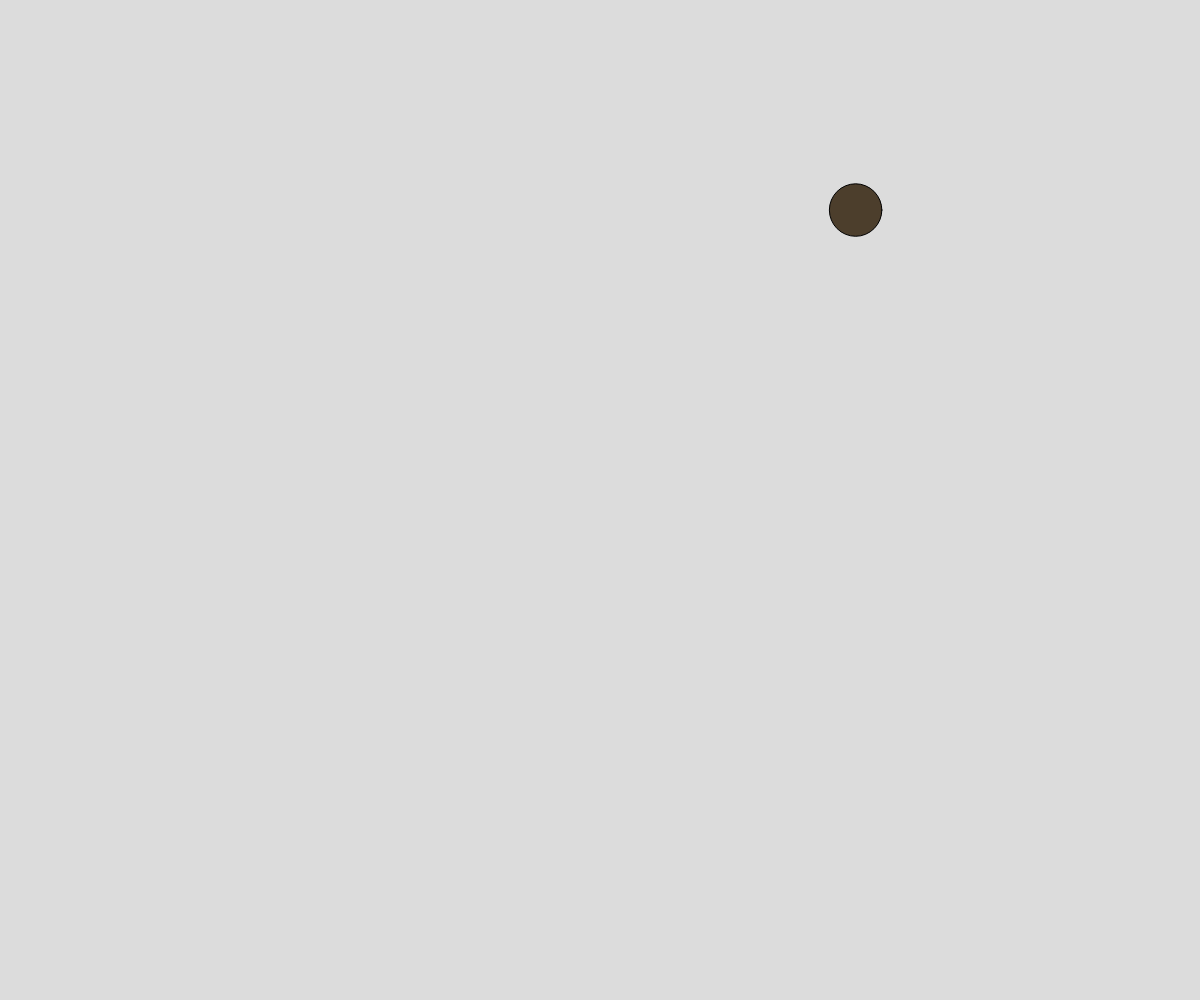
Frame 1 (no input)
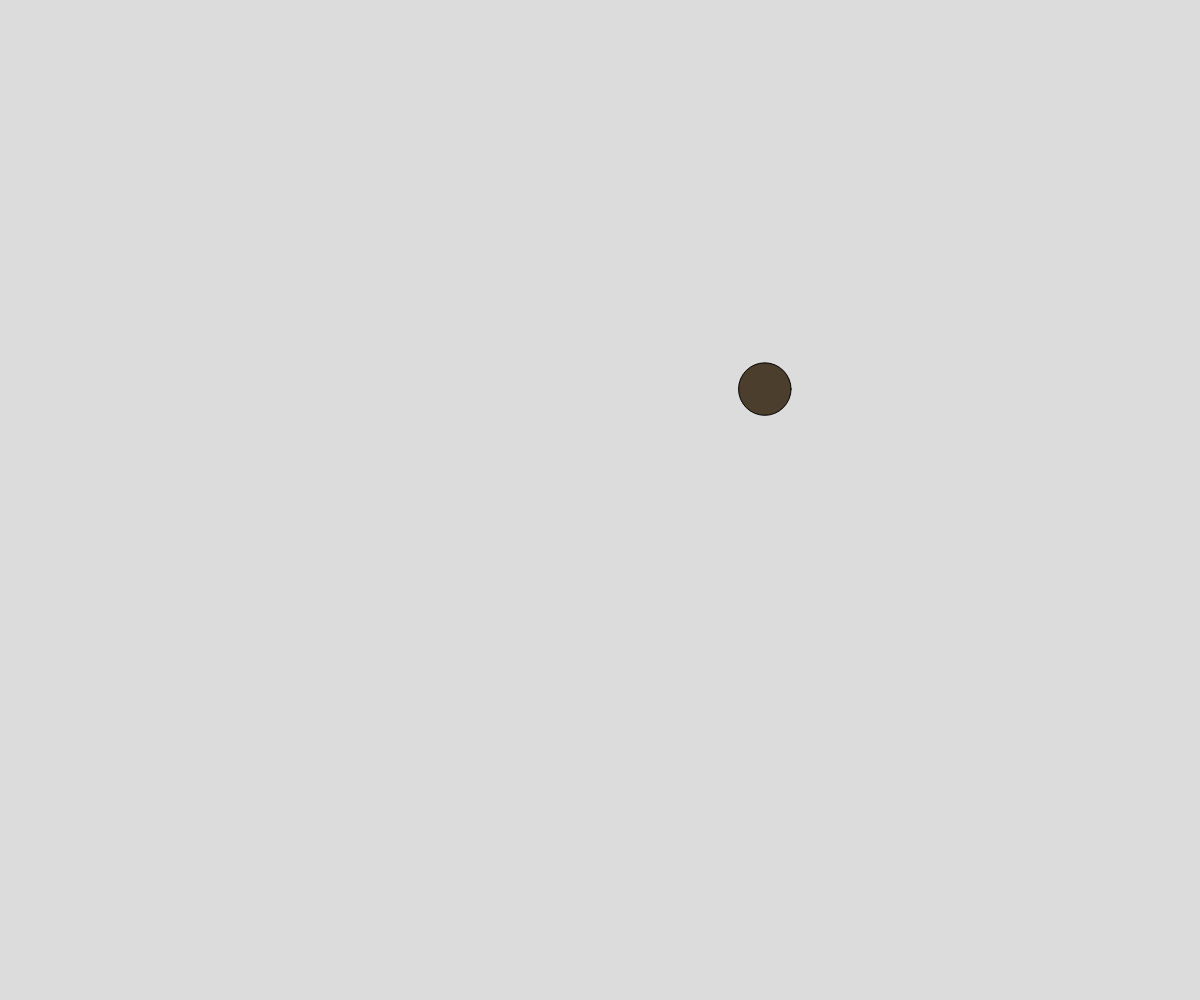
Frame 60 (no input)
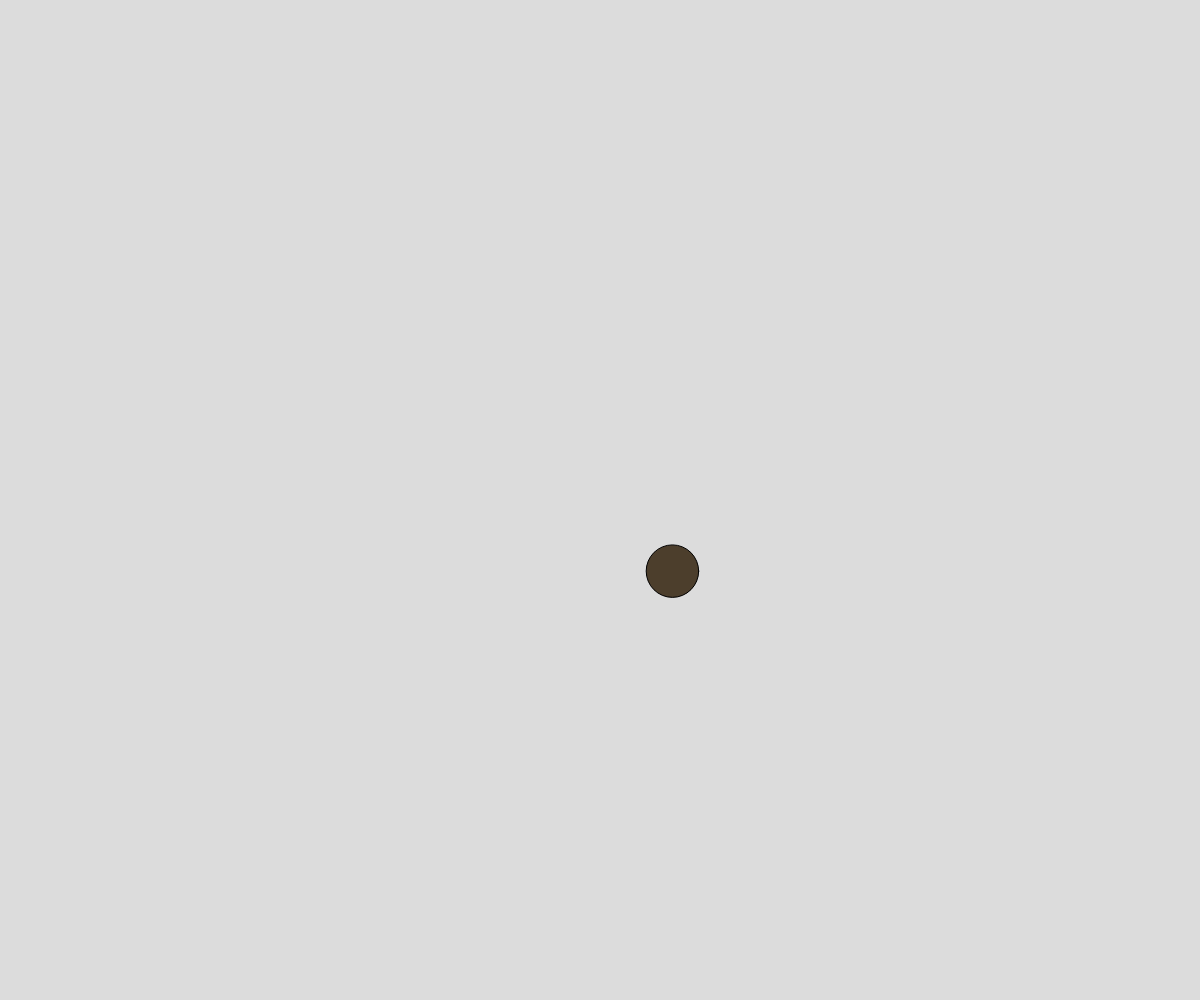
Frame 120 (the mouse pressed at the canvas centre since frame 60)

The p5.js sketch that drew these frames (run headless with seeded random() and noise() and a simulated clock; from frame 60 on, the mouse is pressed at the canvas centre):

// p5.js sketch
// ── sketch.js
// Ball Object notiation demo
// Oct. 5, 2023

let theBall;

function setup() {
  createCanvas(windowWidth, windowHeight);
  theBall = spawnBall();
}

function draw() {
  background(220);
  moveBall();
  displayBall();
}

function keyTyped(){
  if (key === " "){
    theBall = spawnBall();
  }
}

function displayBall(){
  fill(theBall.r, theBall.g, theBall.b);
  circle(theBall.x, theBall.y, theBall.radius*2);
}

function moveBall(){
  theBall.x += theBall.dx;
  theBall.y += theBall.dy;

  //  off the left
  if (theBall.x + theBall.radius < 0){
    theBall.x = windowWidth;
  }
  //  off the right
  else if (theBall.x - theBall.radius > windowWidth){
    theBall.x = 0;
  }
  //  off the top
  else if (theBall.y + theBall.radius < 0){
    theBall.y = windowHeight;
  }
  //  off the bottom
  else if (theBall.y - theBall.radius > windowHeight){
    theBall.y = 0;
  }
}

function spawnBall(){
  let theBall = {
    x: random(width),
    y: random(height),
    radius: random(15, 30),
    dx: random(-5, 5),
    dy: random(-5, 5),
    r: random(0, 255),
    g: random(0, 255),
    b: random(0, 255),
  };
  return theBall;
}
